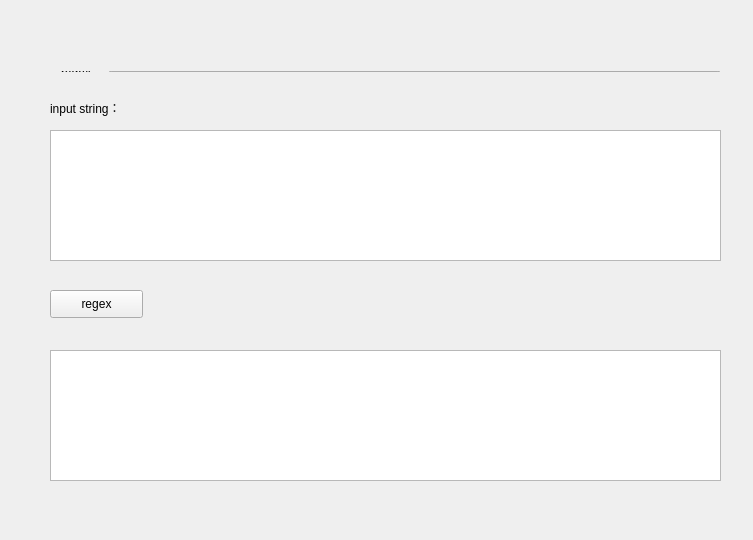
<?xml version="1.0" encoding="UTF-8"?>
<ui version="4.0">
 <class>QtRegexClass</class>
 <widget class="QWidget" name="QtRegexClass">
  <property name="geometry">
   <rect>
    <x>0</x>
    <y>0</y>
    <width>753</width>
    <height>540</height>
   </rect>
  </property>
  <property name="windowTitle">
   <string>QtRegex</string>
  </property>
  <widget class="QPushButton" name="pushButton">
   <property name="geometry">
    <rect>
     <x>50</x>
     <y>290</y>
     <width>93</width>
     <height>28</height>
    </rect>
   </property>
   <property name="text">
    <string>regex</string>
   </property>
  </widget>
  <widget class="QLabel" name="label_2">
   <property name="geometry">
    <rect>
     <x>50</x>
     <y>100</y>
     <width>111</width>
     <height>16</height>
    </rect>
   </property>
   <property name="text">
    <string>input string：</string>
   </property>
  </widget>
  <widget class="QTextEdit" name="inputstring">
   <property name="geometry">
    <rect>
     <x>50</x>
     <y>130</y>
     <width>671</width>
     <height>131</height>
    </rect>
   </property>
  </widget>
  <widget class="QTextEdit" name="regexResult">
   <property name="geometry">
    <rect>
     <x>50</x>
     <y>350</y>
     <width>671</width>
     <height>131</height>
    </rect>
   </property>
  </widget>
  <widget class="QWidget" name="layoutWidget">
   <property name="geometry">
    <rect>
     <x>50</x>
     <y>60</y>
     <width>681</width>
     <height>23</height>
    </rect>
   </property>
   <layout class="QHBoxLayout" name="horizontalLayout">
    <item>
     <widget class="QLabel" name="label">
      <property name="text">
       <string>regex：</string>
      </property>
     </widget>
    </item>
    <item>
     <widget class="QLineEdit" name="regex"/>
    </item>
   </layout>
  </widget>
 </widget>
 <layoutdefault spacing="6" margin="11"/>
 <resources>
  <include location="QtRegex.qrc"/>
 </resources>
 <connections/>
</ui>
